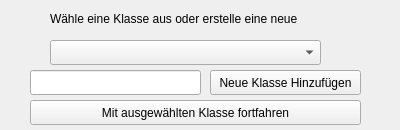
<?xml version="1.0" encoding="UTF-8"?>

<!--
AI_Model_Creator; an easy to use AI cumputer vision model creator.
Copyright (C) 2020  Jonas Mayer

This program is free software: you can redistribute it and/or modify
it under the terms of the GNU General Public License as published by    
the Free Software Foundation, either version 3 of the License, or
(at your option) any later version.

This program is distributed in the hope that it will be useful,
but WITHOUT ANY WARRANTY; without even the implied warranty of
MERCHANTABILITY or FITNESS FOR A PARTICULAR PURPOSE.  See the
GNU General Public License for more details.

You should have received a copy of the GNU General Public License
along with this program.  If not, see <https://www.gnu.org/licenses/>.
You can contact me by mail: bysuxaxofficial@gmail.com
-->

<ui version="4.0">
 <class>Form</class>
 <widget class="QWidget" name="Form">
  <property name="geometry">
   <rect>
    <x>0</x>
    <y>0</y>
    <width>400</width>
    <height>130</height>
   </rect>
  </property>
  <property name="windowTitle">
   <string>KlassenWahl</string>
  </property>
  <widget class="QComboBox" name="comboBox">
   <property name="geometry">
    <rect>
     <x>50</x>
     <y>40</y>
     <width>271</width>
     <height>25</height>
    </rect>
   </property>
  </widget>
  <widget class="QLabel" name="label">
   <property name="geometry">
    <rect>
     <x>50</x>
     <y>10</y>
     <width>341</width>
     <height>17</height>
    </rect>
   </property>
   <property name="text">
    <string>Wähle eine Klasse aus oder erstelle eine neue</string>
   </property>
  </widget>
  <widget class="QPushButton" name="buttonAdd">
   <property name="geometry">
    <rect>
     <x>210</x>
     <y>70</y>
     <width>151</width>
     <height>25</height>
    </rect>
   </property>
   <property name="text">
    <string>Neue Klasse Hinzufügen</string>
   </property>
  </widget>
  <widget class="QLineEdit" name="lineName">
   <property name="geometry">
    <rect>
     <x>30</x>
     <y>70</y>
     <width>171</width>
     <height>25</height>
    </rect>
   </property>
  </widget>
  <widget class="QPushButton" name="buttonWeiter">
   <property name="geometry">
    <rect>
     <x>30</x>
     <y>100</y>
     <width>331</width>
     <height>25</height>
    </rect>
   </property>
   <property name="text">
    <string>Mit ausgewählten Klasse fortfahren</string>
   </property>
  </widget>
 </widget>
 <resources/>
 <connections/>
</ui>
